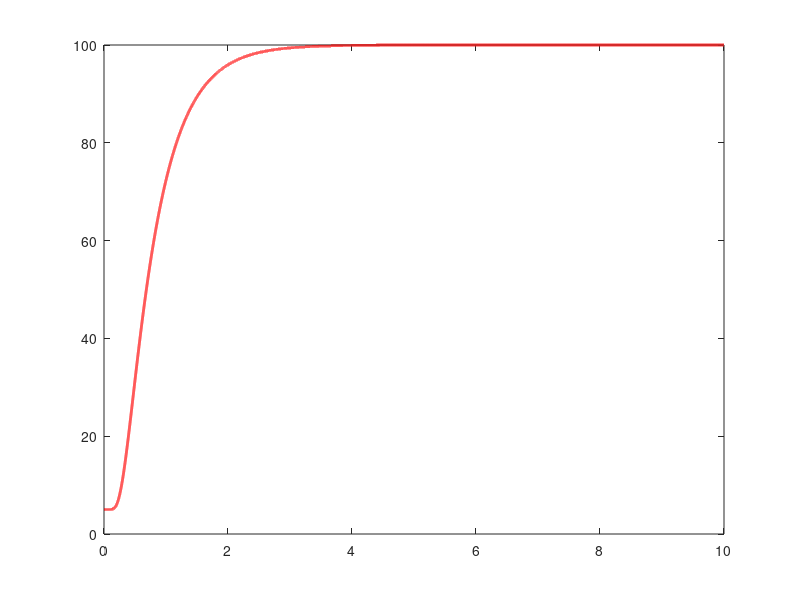

This figure's MATLAB source: (Note: this script raises an error after producing the figure.)
% Simple egg cooking simulation - Time vs Center Temperature
clear; clc;

% Material properties
density = 1009.62; % kg/m³
specific_heat = 498; % J/(kg·K)
k = 3.163; % W/(m·K)
alpha = k/(density * specific_heat); % Thermal diffusivity

% Geometry
r_max = 0.044; % Maximum radius (m)
N = 50; % Spatial grid points (reduced for speed)
dr = r_max / N;

% Time parameters
dt = 0.01; % Time step (s)
t_max = 600; % Total time (s) - 10 minutes
Nt = round(t_max/dt);

% Spatial grid
r = linspace(dr, r_max, N);

% Initial condition
T0 = 5; % Initial temperature (°C)
T = T0 * ones(1, N);
T_boiling_water = 100; % Surface temperature
T_cooked = 80; % Cooking temperature

% Storage for center temperature vs time
center_temp = zeros(Nt+1, 1);
time_vec = (0:Nt) * dt / 60; % Convert to minutes
center_temp(1) = T(1);

fprintf('Simulating egg cooking...\n');
fprintf('Initial center temperature: %.1f°C\n', T(1));

% Time stepping
cooked = false;
for n = 1:Nt
    T_old = T;
    
    % Interior points
    for i = 2:N-1
        d2T_dr2 = (T_old(i+1) - 2*T_old(i) + T_old(i-1)) / dr^2;
        dT_dr = (T_old(i+1) - T_old(i-1)) / (2 * dr);
        T(i) = T_old(i) + dt * alpha * (d2T_dr2 + (2/r(i)) * dT_dr);
    end
    
    % Boundary conditions
    T(1) = T_old(1) + dt * alpha * 2 * (T_old(2) - T_old(1)) / dr^2; % Center
    T(N) = T_boiling_water; % Surface
    
    % Store center temperature
    center_temp(n+1) = T(1);
    
    % Check if cooked
    if ~cooked && T(1) >= T_cooked
        cooked = true;
        fprintf('Egg is cooked at %.1f minutes! Center temp: %.1f°C\n', ...
                n*dt/60, T(1));
    end
    
    % Progress update every minute
    if mod(n*dt, 60) == 0
        fprintf('Time: %.0f min, Center temp: %.1f°C\n', n*dt/60, T(1));
    end
end

% Plot results
figure;
plot(time_vec, center_temp, 'r-', 'LineWidth', 2);
hold on;
yline(T_cooked, 'k--', 'LineWidth', 1.5, 'Label', 'Cooking Temperature (80°C)');
yline(T0, 'b--', 'LineWidth', 1, 'Label', 'Initial Temperature (5°C)');

xlabel('Time (minutes)');
ylabel('Center Temperature (°C)');
title('Egg Cooking Progress - Center Temperature vs Time');
grid on;
xlim([0, t_max/60]);
ylim([0, 105]);

% Mark cooking point if reached
if cooked
    cook_idx = find(center_temp >= T_cooked, 1);
    cook_time_min = time_vec(cook_idx);
    plot(cook_time_min, T_cooked, 'go', 'MarkerSize', 10, 'MarkerFaceColor', 'g');
    text(cook_time_min + 0.5, T_cooked + 5, ...
         sprintf('Cooked!\n%.1f min', cook_time_min), ...
         'FontSize', 12, 'Color', 'green');
end

legend('Center Temperature', 'Location', 'southeast');

% Final summary
fprintf('\nSimulation complete!\n');
fprintf('Final center temperature: %.1f°C\n', center_temp(end));
if cooked
    cook_time_final = time_vec(find(center_temp >= T_cooked, 1));
    fprintf('Egg cooked in %.1f minutes\n', cook_time_final);
else
    fprintf('Egg not fully cooked after %.1f minutes\n', t_max/60);
end